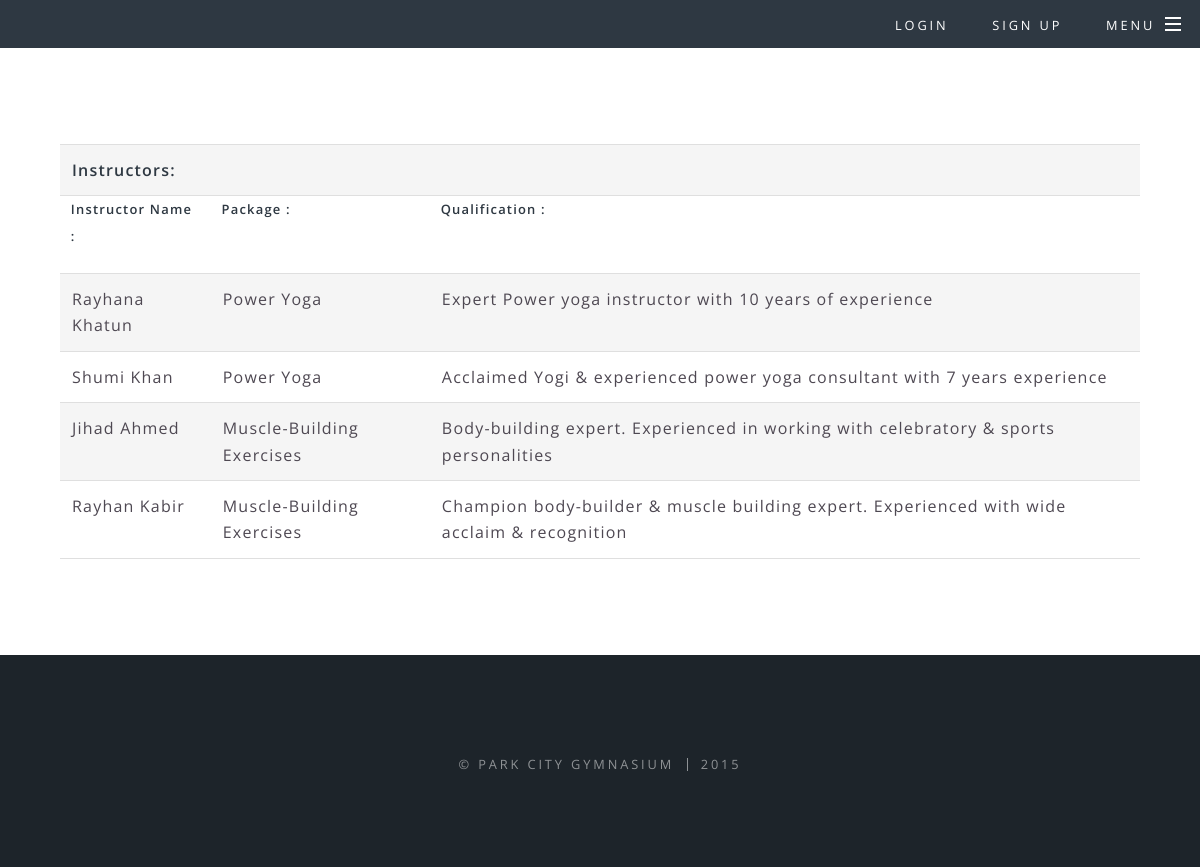
/Website/instructor.php, run on the app's committed database.
### tables this page shows
CREATE TABLE IF NOT EXISTS `instructor` (
  `id` int(11) NOT NULL,
  `name` varchar(200) NOT NULL,
  `package_id` int(11) NOT NULL,
  `qualification` text NOT NULL
);

CREATE TABLE IF NOT EXISTS `package` (
  `id` int(11) NOT NULL,
  `name` varchar(255) NOT NULL,
  `description` varchar(1000) NOT NULL,
  `gender` varchar(255) NOT NULL,
  `schedule` varchar(255) NOT NULL,
  `fee` int(100) NOT NULL
);

### Website/instructor.php (the view, shortened to what this page needs)
<!DOCTYPE HTML>
<html>
	<head>
		<link rel="stylesheet" href="assets/css/main.css" />
	</head>
	<body>
			<div id="page-wrapper">
					<header id="header" class="alt">
						<nav id="nav">
							<ul>
                                                                <li class="special">
                                                                    <a href="login.php">Login</a>
								</li>
                                                                <li class="special">
                                                                <a href="signup.php">Sign Up</a>
								</li>
								<li class="special">
									<a href="#menu" class="menuToggle"><span>Menu</span></a>
								</li>
							</ul>
						</nav>
					</header>
					<article id="main">
						<section class="wrapper style5">
							<div class="inner">
							 <table align="center" border="2px">
                                                            <tr>
                                                                <td colspan="5">
                                                                    <strong>Instructors:</strong>
                                                                </td>
                                                            </tr>
                                                             <tr>
                                                                 <th>
                                                                    <label>Instructor Name :</label>
                                                                 </th>
                                                                 <th>
                                                                    <label>Package :</label>
                                                                 </th>
                                                                  <th>
                                                                    <label>Qualification :</label>
                                                                 </th>
                                                            </tr>
                                                            <?php
                                                                $query= "select * from instructor";
                                                                $run= mysql_query($query);
                                                                while ($row = mysql_fetch_array($run))
                                                                {
                                                                    $instructorname = $row['name'];
                                                                    $instructorpackageid = $row['package_id'];
                                                                    $instructorqualification= $row['qualification'];
                                                            ?>
                                                            <tr>
                                                                <td>
                                                                    <?php
                                                                    echo $instructorname;
                                                                   ?>
                                                                </td>
                                                                 <td>
                                                                                 <?php
                                                $get_packages= "select * from package where id='$instructorpackageid' ";
                                                $run_packages=  mysql_query($get_packages);
                                                while ($package_row =  mysql_fetch_array($run_packages))
                                                {
                                                    $package_name = $package_row['name'];
                                                    echo "$package_name";
                                                }
                                              ?>
                                                                 </td>
                                                                 <td>
                                                                    <?php
                                                                    echo $instructorqualification;
                                                                   ?>
                                                                </td>
                                                            </tr>
                                                                <?php } ?>
                                                        </table>
							</div>
						</section>
					</article>
					<footer id="footer">
						<ul class="copyright">
							<li>&copy; Park City Gymnasium</li><li>2015</li>
						</ul>
					</footer>
			</div>
	</body>
</html>

### data on the page
instructor: name "Rayhana Khatun", qualification "Expert Power yoga instructor with 10 years of experience"
package: name "Power Yoga"
instructor: name "Shumi Khan", qualification "Acclaimed Yogi & experienced power yoga consultant with 7 years experience"
instructor: name "Jihad Ahmed", qualification "Body-building expert. Experienced in working with celebratory & sports personalities"
package: name "Muscle-Building Exercises"
instructor: name "Rayhan Kabir", qualification "Champion body-builder & muscle building expert. Experienced with wide acclaim & recognition"
